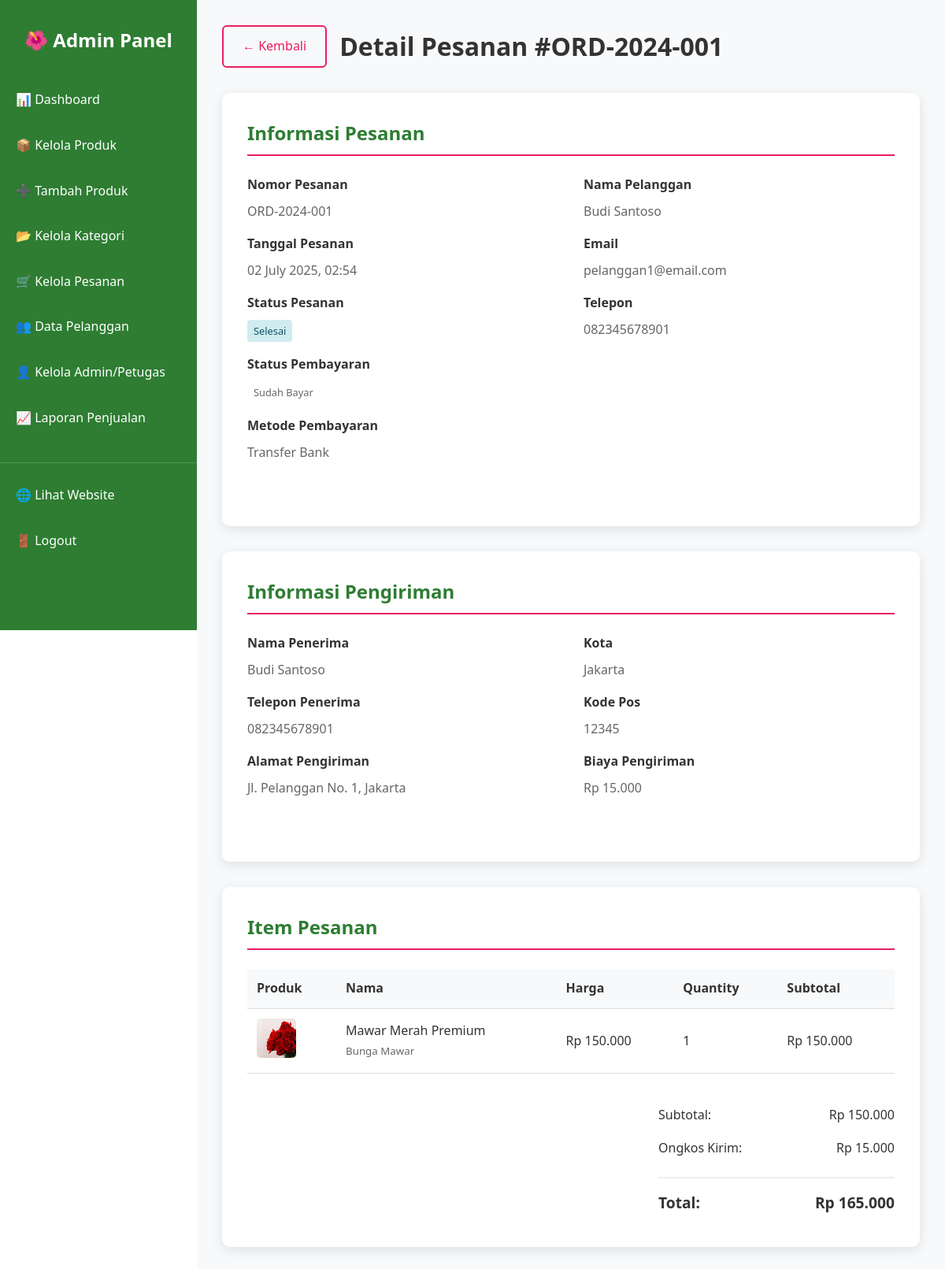
The app's page /admin/orders-detail.php?id=1 (signed in) with its own data.
### tables this page shows
CREATE TABLE orders (
    id INT PRIMARY KEY AUTO_INCREMENT,
    user_id INT NOT NULL,
    order_number VARCHAR(50) UNIQUE NOT NULL,
    total_amount DECIMAL(12,2) NOT NULL,
    subtotal DECIMAL(12,2) NOT NULL DEFAULT 0,
    shipping_address TEXT NOT NULL,
    shipping_cost DECIMAL(10,2) DEFAULT 0,
    recipient_name VARCHAR(100) NOT NULL,
    recipient_phone VARCHAR(20) NOT NULL,
    city VARCHAR(50),
    postal_code VARCHAR(10),
    payment_method ENUM('transfer', 'cod', 'ewallet') NOT NULL,
    payment_status ENUM('pending', 'paid', 'failed') DEFAULT 'pending',
    status ENUM('pending', 'confirmed', 'processing', 'shipped', 'delivered', 'cancelled') DEFAULT 'pending',
    notes TEXT,
    order_date TIMESTAMP DEFAULT CURRENT_TIMESTAMP,
    updated_at TIMESTAMP DEFAULT CURRENT_TIMESTAMP ON UPDATE CURRENT_TIMESTAMP,
    FOREIGN KEY (user_id) REFERENCES users(id) ON DELETE CASCADE
);

CREATE TABLE users (
    id INT PRIMARY KEY AUTO_INCREMENT,
    username VARCHAR(50) UNIQUE NOT NULL,
    email VARCHAR(100) UNIQUE NOT NULL,
    password VARCHAR(255) NOT NULL,
    full_name VARCHAR(100) NOT NULL,
    phone VARCHAR(20),
    address TEXT,
    role ENUM('admin', 'petugas', 'pelanggan') DEFAULT 'pelanggan',
    is_active TINYINT(1) DEFAULT 1,
    created_at TIMESTAMP DEFAULT CURRENT_TIMESTAMP,
    updated_at TIMESTAMP DEFAULT CURRENT_TIMESTAMP ON UPDATE CURRENT_TIMESTAMP
);

CREATE TABLE order_items (
    id INT PRIMARY KEY AUTO_INCREMENT,
    order_id INT NOT NULL,
    product_id INT NOT NULL,
    quantity INT NOT NULL,
    price DECIMAL(12,2) NOT NULL,
    total DECIMAL(12,2) NOT NULL,
    created_at TIMESTAMP DEFAULT CURRENT_TIMESTAMP,
    FOREIGN KEY (order_id) REFERENCES orders(id) ON DELETE CASCADE,
    FOREIGN KEY (product_id) REFERENCES products(id) ON DELETE CASCADE
);

CREATE TABLE products (
    id INT PRIMARY KEY AUTO_INCREMENT,
    category_id INT NOT NULL,
    name VARCHAR(150) NOT NULL,
    description TEXT,
    price DECIMAL(12,2) NOT NULL,
    stock INT DEFAULT 0,
    image VARCHAR(255),
    weight DECIMAL(8,2) DEFAULT 0,
    is_featured TINYINT(1) DEFAULT 0,
    is_active TINYINT(1) DEFAULT 1,
    created_at TIMESTAMP DEFAULT CURRENT_TIMESTAMP,
    updated_at TIMESTAMP DEFAULT CURRENT_TIMESTAMP ON UPDATE CURRENT_TIMESTAMP,
    FOREIGN KEY (category_id) REFERENCES categories(id) ON DELETE CASCADE
);

CREATE TABLE categories (
    id INT PRIMARY KEY AUTO_INCREMENT,
    name VARCHAR(100) NOT NULL,
    description TEXT,
    image VARCHAR(255),
    is_active TINYINT(1) DEFAULT 1,
    created_at TIMESTAMP DEFAULT CURRENT_TIMESTAMP,
    updated_at TIMESTAMP DEFAULT CURRENT_TIMESTAMP ON UPDATE CURRENT_TIMESTAMP
);

### config/database.php (called while the page is built, shortened)
<?php
function formatRupiah($amount) {
    return 'Rp ' . number_format($amount, 0, ',', '.');
}
?>

### admin/orders-detail.php (the view, shortened to what this page needs)
<?php
require_once '../config/database.php';
$pdo = getConnection();
$order_id = (int)($_GET['id'] ?? 0);
$stmt = $pdo->prepare("
    SELECT o.*, u.full_name as customer_name, u.email, u.phone, u.address as customer_address
    FROM orders o
    JOIN users u ON o.user_id = u.id
    WHERE o.id = ?
");
$stmt->execute([$order_id]);
$order = $stmt->fetch();
$stmt = $pdo->prepare("
    SELECT oi.*, p.name as product_name, p.image, c.name as category_name
    FROM order_items oi
    JOIN products p ON oi.product_id = p.id
    LEFT JOIN categories c ON p.category_id = c.id
    WHERE oi.order_id = ?
");
$stmt->execute([$order_id]);
$order_items = $stmt->fetchAll();
$status_labels = [
    'pending' => 'Menunggu Konfirmasi',
    'confirmed' => 'Dikonfirmasi',
    'processing' => 'Sedang Diproses',
    'shipped' => 'Sedang Dikirim',
    'delivered' => 'Selesai',
    'cancelled' => 'Dibatalkan'
];
$payment_status_labels = [
    'pending' => 'Belum Bayar',
    'paid' => 'Sudah Bayar',
    'failed' => 'Gagal'
];
$payment_method_labels = [
    'transfer' => 'Transfer Bank',
    'cod' => 'Bayar di Tempat (COD)',
    'ewallet' => 'E-Wallet'
];
?>
<!DOCTYPE html>
<html lang="id">
<head>
    <link rel="stylesheet" href="../assets/css/style.css">
    <link rel="stylesheet" href="assets/admin.css">
</head>
<body>
    <div class="admin-container">
        <?php include 'includes/sidebar.php'; ?>
        <div class="main-content">
            <div style="display: flex; align-items: center; gap: 1rem; margin-bottom: 2rem;">
                <a href="orders.php" class="btn btn-outline">← Kembali</a>
                <h1>Detail Pesanan #<?php echo htmlspecialchars($order['order_number']); ?></h1>
            </div>
            <div class="content-card">
                <h2>Informasi Pesanan</h2>
                <div class="order-header">
                    <div>
                        <div class="info-group">
                            <div class="info-label">Nomor Pesanan</div>
                            <div class="info-value"><?php echo htmlspecialchars($order['order_number']); ?></div>
                        </div>
                        <div class="info-group">
                            <div class="info-label">Tanggal Pesanan</div>
                            <div class="info-value"><?php echo date('d F Y, H:i', strtotime($order['order_date'])); ?></div>
                        </div>
                        <div class="info-group">
                            <div class="info-label">Status Pesanan</div>
                            <div class="info-value">
                                <span class="status-badge status-<?php echo $order['status']; ?>">
                                    <?php echo $status_labels[$order['status']] ?? $order['status']; ?>
                                </span>
                            </div>
                        </div>
                        <div class="info-group">
                            <div class="info-label">Status Pembayaran</div>
                            <div class="info-value">
                                <span class="status-badge status-<?php echo $order['payment_status']; ?>">
                                    <?php echo $payment_status_labels[$order['payment_status']] ?? $order['payment_status']; ?>
                                </span>
                            </div>
                        </div>
                        <div class="info-group">
                            <div class="info-label">Metode Pembayaran</div>
                            <div class="info-value"><?php echo $payment_method_labels[$order['payment_method']] ?? ucfirst($order['payment_method']); ?></div>
                        </div>
                    </div>
                    <div>
                        <div class="info-group">
                            <div class="info-label">Nama Pelanggan</div>
                            <div class="info-value"><?php echo htmlspecialchars($order['customer_name']); ?></div>
                        </div>
                        <div class="info-group">
                            <div class="info-label">Email</div>
                            <div class="info-value"><?php echo htmlspecialchars($order['email']); ?></div>
                        </div>
                        <div class="info-group">
                            <div class="info-label">Telepon</div>
                            <div class="info-value"><?php echo htmlspecialchars($order['phone'] ?: '-'); ?></div>
                        </div>
                    </div>
                </div>
            </div>
            <div class="content-card">
                <h2>Informasi Pengiriman</h2>
                <div class="order-header">
                    <div>
                        <div class="info-group">
                            <div class="info-label">Nama Penerima</div>
                            <div class="info-value"><?php echo htmlspecialchars($order['recipient_name']); ?></div>
                        </div>
                        <div class="info-group">
                            <div class="info-label">Telepon Penerima</div>
                            <div class="info-value"><?php echo htmlspecialchars($order['recipient_phone']); ?></div>
                        </div>
                        <div class="info-group">
                            <div class="info-label">Alamat Pengiriman</div>
                            <div class="info-value"><?php echo htmlspecialchars($order['shipping_address']); ?></div>
                        </div>
                    </div>
                    <div>
                        <div class="info-group">
                            <div class="info-label">Kota</div>
                            <div class="info-value"><?php echo htmlspecialchars($order['city'] ? ucfirst($order['city']) : '-'); ?></div>
                        </div>
                        <div class="info-group">
                            <div class="info-label">Kode Pos</div>
                            <div class="info-value"><?php echo htmlspecialchars($order['postal_code'] ?: '-'); ?></div>
                        </div>
                        <div class="info-group">
                            <div class="info-label">Biaya Pengiriman</div>
                            <div class="info-value"><?php echo formatRupiah($order['shipping_cost']); ?></div>
                        </div>
                    </div>
                </div>
            </div>
            <div class="content-card">
                <h2>Item Pesanan</h2>
                <table class="table">
                    <thead>
                        <tr>
                            <th>Produk</th>
                            <th>Nama</th>
                            <th>Harga</th>
                            <th>Quantity</th>
                            <th>Subtotal</th>
                        </tr>
                    </thead>
                    <tbody>
                        <?php foreach($order_items as $item): ?>
                        <tr>
                            <td>
                                <img src="../assets/images/products/<?php echo htmlspecialchars($item['image']); ?>"
                                     alt="<?php echo htmlspecialchars($item['product_name']); ?>"
                                     class="product-image"
                                     onerror="this.src='../assets/images/placeholder.jpg'">
                            </td>
                            <td>
                                <div><?php echo htmlspecialchars($item['product_name']); ?></div>
                                <small style="color: #666;"><?php echo htmlspecialchars($item['category_name']); ?></small>
                            </td>
                            <td><?php echo formatRupiah($item['price']); ?></td>
                            <td><?php echo $item['quantity']; ?></td>
                            <td><?php echo formatRupiah($item['total']); ?></td>
                        </tr>
                        <?php endforeach; ?>
                    </tbody>
                </table>
                <div style="max-width: 300px; margin-left: auto; margin-top: 2rem;">
                    <div class="summary-row">
                        <span>Subtotal:</span>
                        <span><?php echo formatRupiah($order['subtotal']); ?></span>
                    </div>
                    <div class="summary-row">
                        <span>Ongkos Kirim:</span>
                        <span><?php echo formatRupiah($order['shipping_cost']); ?></span>
                    </div>
                    <div class="summary-row summary-total">
                        <span>Total:</span>
                        <span><?php echo formatRupiah($order['total_amount']); ?></span>
                    </div>
                </div>
            </div>
        </div>
    </div>
</body>
</html>

### assets/css/style.css (style rules this page uses)
* { margin: 0; padding: 0; box-sizing: border-box; }
body { font-family: 'Segoe UI', Tahoma, Geneva, Verdana, sans-serif; line-height: 1.6; color: #333; background-color: #fff; }
.btn { display: inline-block; padding: 12px 24px; border: none; border-radius: 6px; text-decoration: none; text-align: center; cursor: pointer; font-size: 16px; font-weight: 500; transition: all 0.3s ease; }
.btn-outline { background: transparent; color: #e91e63; border: 2px solid #e91e63; }
.product-image { position: relative; overflow: hidden; }
.main-content { min-height: 100vh; padding-top: 0; }

### admin/assets/admin.css (style rules this page uses)
.admin-container { display: flex; min-height: 100vh; font-family: 'Segoe UI', Tahoma, Geneva, Verdana, sans-serif; }
.main-content { flex: 1; margin-left: 250px; padding: 2rem; background: #f8f9fa; min-height: 100vh; }
.content-card { background: white; padding: 2rem; border-radius: 10px; box-shadow: 0 4px 15px rgba(0,0,0,0.1); margin-bottom: 2rem; }
.content-card h2 { color: #2e7d32; margin-bottom: 1.5rem; font-size: 1.5rem; border-bottom: 2px solid #e91e63; padding-bottom: 0.5rem; }
.btn { display: inline-block; padding: 12px 24px; border: none; border-radius: 6px; text-decoration: none; text-align: center; cursor: pointer; font-size: 16px; font-weight: 500; transition: all 0.3s ease; }
.btn-outline { background: transparent; color: #e91e63; border: 2px solid #e91e63; }
.table { width: 100%; border-collapse: collapse; margin-top: 1rem; }
.table th, .table td { padding: 12px; text-align: left; border-bottom: 1px solid #ddd; vertical-align: middle; }
.table th { background: #f8f9fa; font-weight: 600; color: #333; position: sticky; top: 0; }
.status-badge { padding: 4px 8px; border-radius: 4px; font-size: 0.8rem; font-weight: 500; display: inline-block; }
.status-delivered { background: #d1ecf1; color: #0c5460; }
.product-image, .category-image { width: 50px; height: 50px; object-fit: cover; border-radius: 5px; }
.info-group { margin-bottom: 1rem; }
.info-label { font-weight: 600; color: #333; margin-bottom: 0.5rem; }
.info-value { color: #666; }
.order-header { display: grid; grid-template-columns: 1fr 1fr; gap: 2rem; margin-bottom: 2rem; }
.summary-row { display: flex; justify-content: space-between; padding: 0.5rem 0; }
.summary-total { font-weight: bold; font-size: 1.2rem; border-top: 2px solid #eee; margin-top: 1rem; padding-top: 1rem; }

### records on screen
orders: order_number "ORD-2024-001", order_date "02 July 2025, 02:54", status "Selesai", payment_status "Sudah Bayar", payment_method "Transfer Bank", user.full_name "Budi Santoso", user.email "pelanggan1@email.com", user.phone "082345678901", recipient_name "Budi Santoso", recipient_phone "082345678901", shipping_address "Jl. Pelanggan No. 1, Jakarta", city "Jakarta", postal_code "12345", shipping_cost "Rp 15.000", subtotal "Rp 150.000", total_amount "Rp 165.000"
order_items: product.image (picture), product.name "Mawar Merah Premium", categories.name "Bunga Mawar", price "Rp 150.000", quantity "1", total "Rp 150.000"
